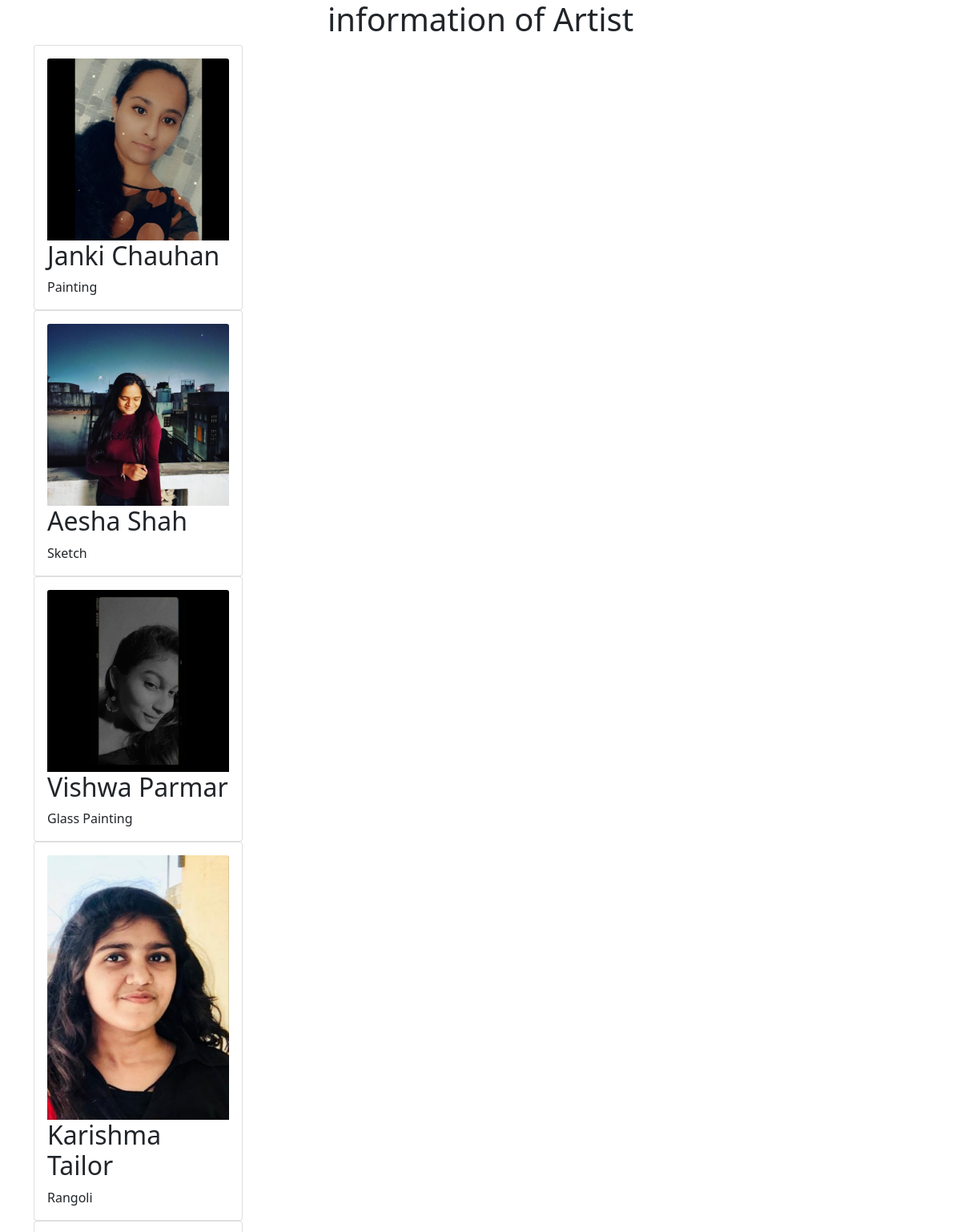
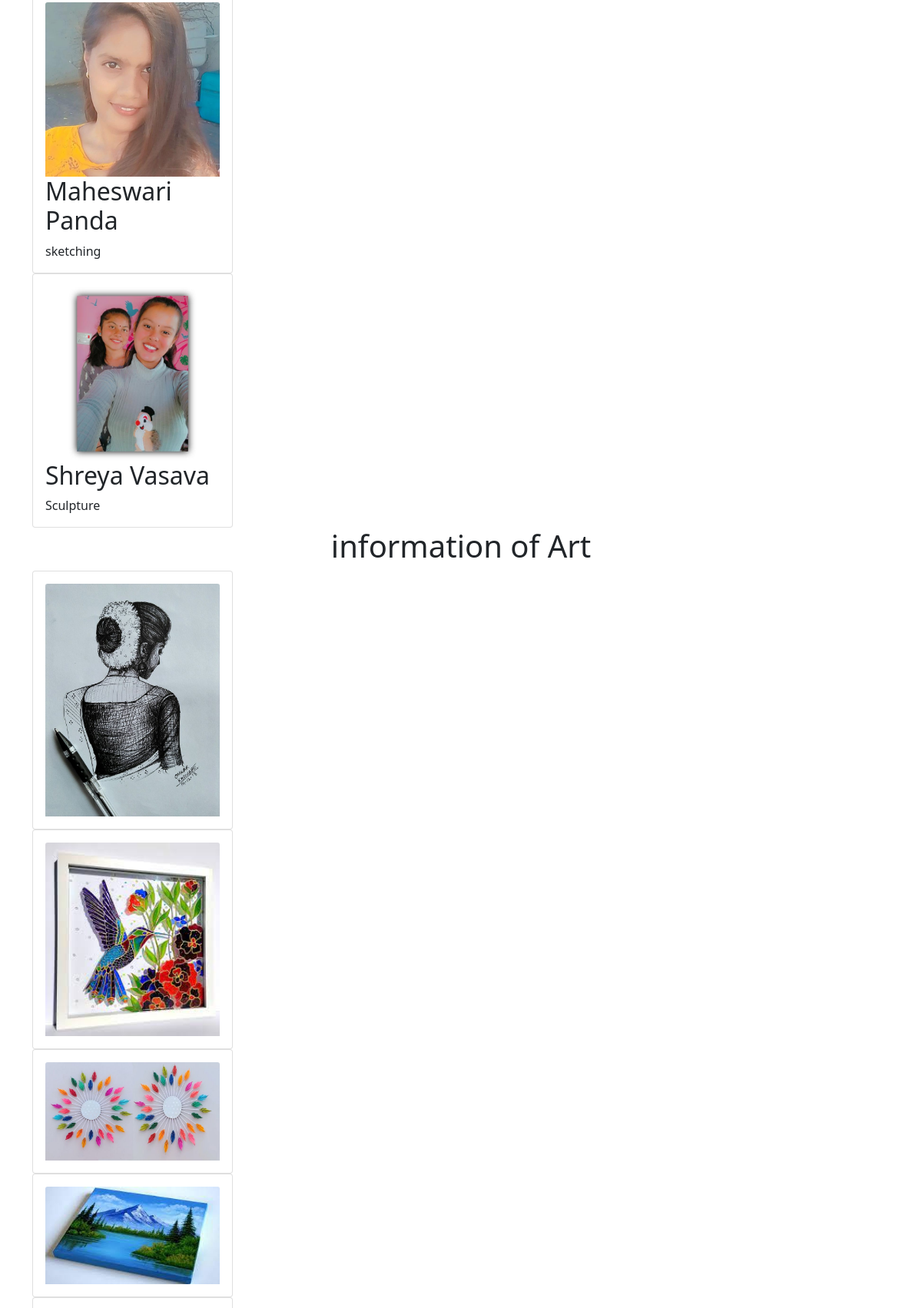
/Artist/infopage.php (upper part), run on the app's committed database (2 pictures, top to bottom).
### tables this page shows
CREATE TABLE `artist` (
  `id` int(11) NOT NULL,
  `fname` varchar(256) NOT NULL,
  `lname` varchar(256) NOT NULL,
  `username` varchar(256) NOT NULL,
  `InterestedArts` varchar(256) NOT NULL,
  `email` varchar(256) NOT NULL,
  `password` varchar(256) NOT NULL,
  `date` date NOT NULL,
  `phone` int(15) NOT NULL,
  `address` varchar(256) NOT NULL,
  `image` varchar(256) DEFAULT NULL
);

CREATE TABLE `post` (
  `id` int(11) NOT NULL,
  `post` varchar(256) NOT NULL,
  `uploaded_on` date NOT NULL,
  `email` varchar(256) NOT NULL
);

### Artist/infopage.php (the view, shortened to what this page needs)
<?php
require_once("connection.php");
?>
<!DOCTYPE html>
<html>
<head>
	<link href="https://cdn.jsdelivr.net/npm/bootstrap@5.0.2/dist/css/bootstrap.min.css" rel="stylesheet">
</head>
<body>
	<center>
		<h1>information of Artist</h1>
	</center>
	<div class="container">
		<div class="row">
			<div class="col-md-3">
				<?php
					$query1="select * from artist";
					$query1_run = mysqli_query($dbc,$query1);
					$check_artist = mysqli_num_rows($query1_run) > 0 ;
					if($check_artist)
					{
						while($row = mysqli_fetch_assoc($query1_run))
						{
							?>
							<div class="card">
					<div class="card-body">
						<img src="images/<?php echo $row['image']; ?>" class="card-img-top" alt="image">
						<h2 class="card-title"><?php echo $row['fname']." ".$row['lname'];?></h2>
						<p class="card-text"><?php echo $row['InterestedArts']; ?></p>
					</div>
				</div>
							<?php
						}
					}
					else{
						echo "No Record Found";
					}
				?>
			</div>
		</div>
	</div>
	<center>
		<h1>information of Art</h1>
	</center>
	<div class="container">
		<div class="row">
			<div class="col-md-3">
				<?php
					$query2 ="select * from post";
					$query2_run = mysqli_query($dbc,$query2);
					$check_post = mysqli_num_rows($query2_run) > 0 ;
					if($check_post)
					{
						while($row = mysqli_fetch_assoc($query2_run))
						{
							?>
							<div class="card">
					<div class="card-body">
						<img src="uploads/<?php echo $row['post']; ?>" class="card-img-top" alt="image">
					</div>
				</div>
							<?php
						}
					}
					else{
						echo "No Record Found";
					}
				?>
			</div>
		</div>
	</div>
</body>
</html>

### data on the page
artist: image (picture), fname "Janki", lname "Chauhan", InterestedArts "Painting"
artist: image (picture), fname "Aesha", lname "Shah", InterestedArts "Sketch"
artist: image (picture), fname "Vishwa", lname "Parmar", InterestedArts "Glass Painting"
artist: image (picture), fname "Karishma", lname "Tailor", InterestedArts "Rangoli"
artist: image (picture), fname "Maheswari", lname "Panda", InterestedArts "sketching"
artist: image (picture), fname "Shreya", lname "Vasava", InterestedArts "Sculpture"
post: post (picture)
post: post (picture)
post: post (picture)
post: post (picture)
